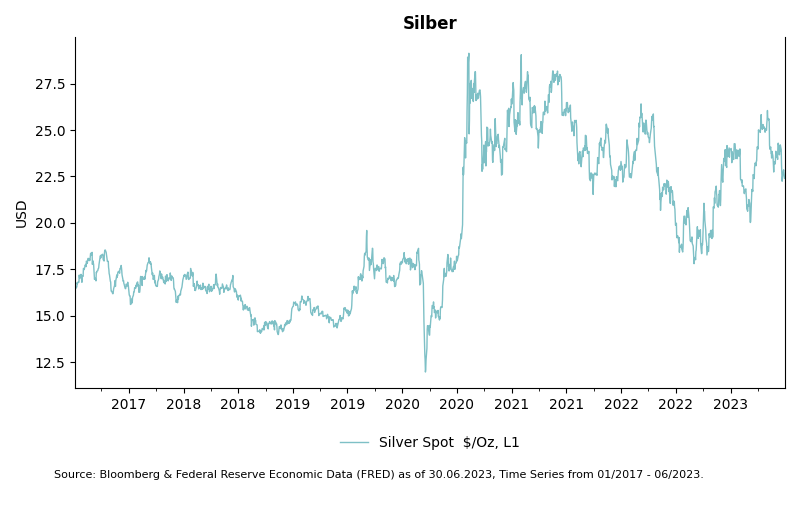

The Python source for this figure:
from charting.charts.time_series_chart import TimeSeriesChart
import matplotlib.dates as mdates
from examples import fred, blp

if __name__ == '__main__':
    d1, t1 = blp.get_series(series_id='XAG Curncy', observation_start="20170101")

    chart = TimeSeriesChart(title="Silber", num_y_axes=1)

    chart.configure_y_axis(axis_index=0, label="USD")

    major_locator = mdates.MonthLocator(interval=6)
    minor_locator = mdates.MonthLocator(interval=3)

    major_formatter = mdates.DateFormatter("%Y")
    chart.configure_x_axis(major_formatter=major_formatter, minor_locator=minor_locator, major_locator=major_locator)

    chart.add_data(x=d1.index, y=d1['y'], label=t1, y_axis=0)
    chart.legend(frameon=False, ncol=1)

    chart.plot(path="silver.png")
